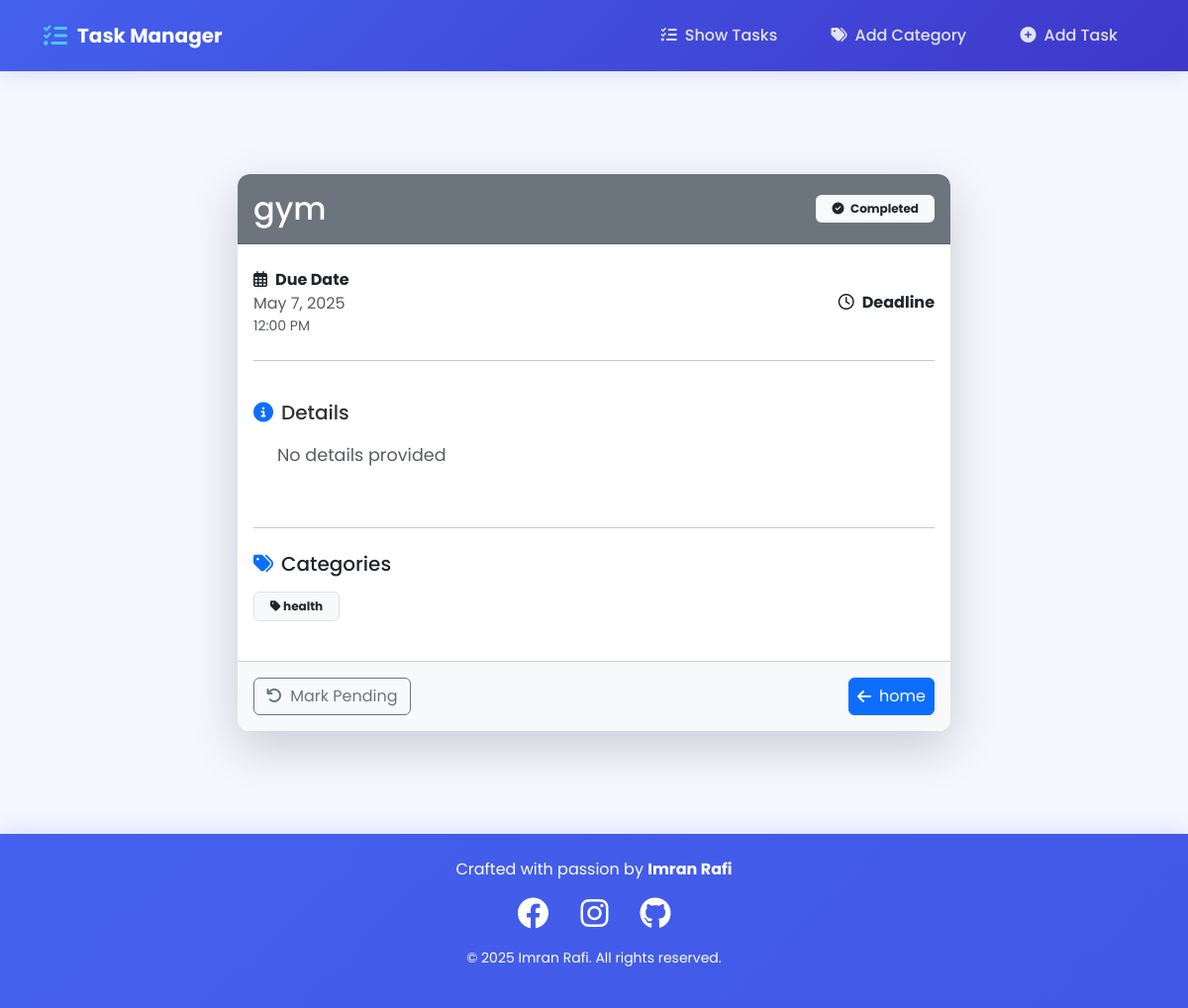
The app's page /add-task/task/1/, older data.
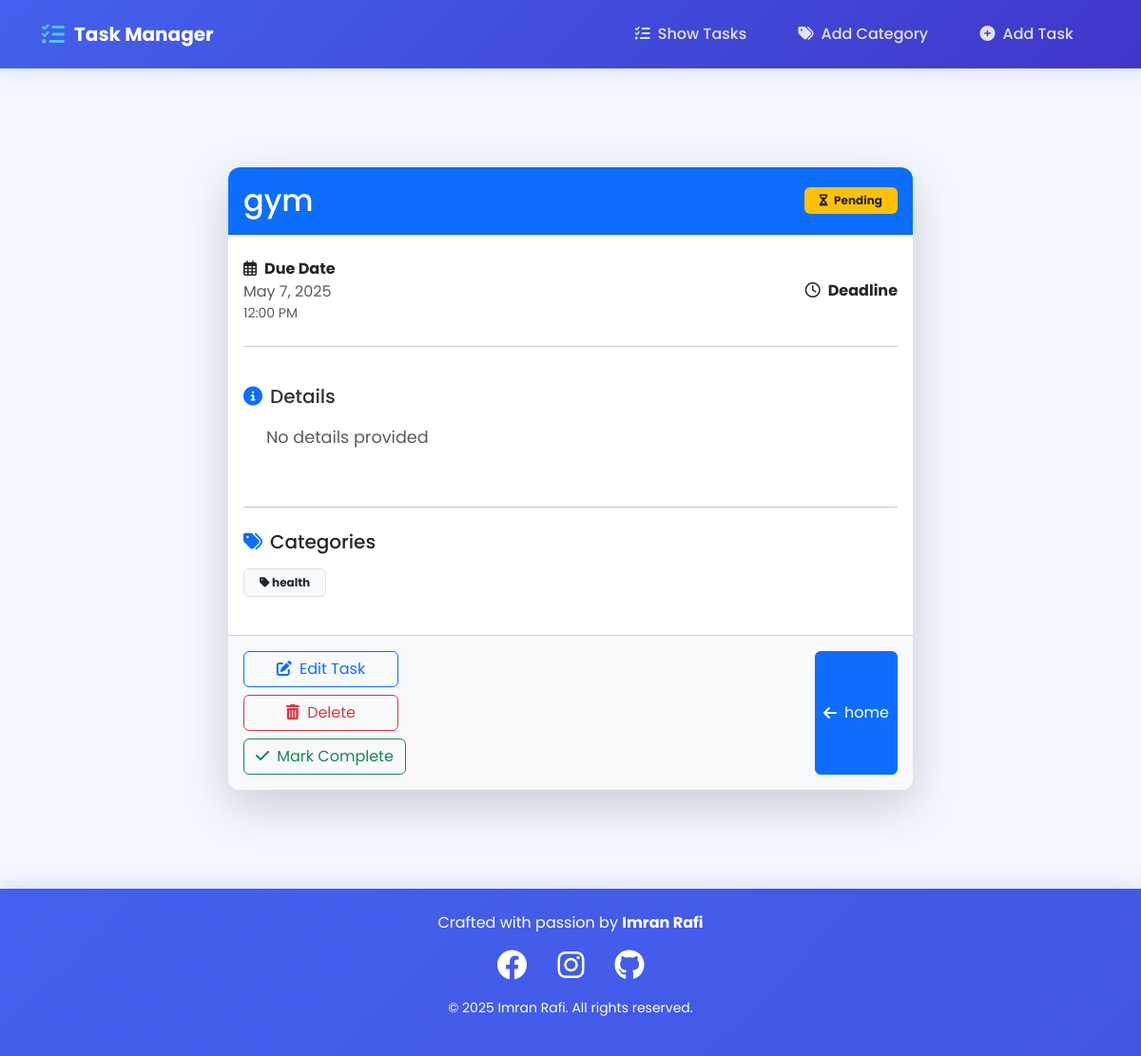
The same page, newer data.
### Add_task/models.py (models this page shows, shortened)
class Task(models.Model):
    title = models.CharField(max_length=100)
    details = models.TextField(blank=True)
    due_date = models.DateField()
    due_time = models.TimeField()
    is_completed = models.BooleanField(default=False)
    category = models.ManyToManyField(Category)

### Add_task/views.py (the view)
# urls.py: path('task/<int:task_id>/', views.task_details, name='task_details'),
def task_details(request, task_id):
    task = get_object_or_404(Task, id=task_id)
    return render(request, 'task_details.html', {'task': task})

### Add_task/templates/task_details.html (shortened to what the changed rows need)
{% extends 'base.html' %}
{% block content %}
<div class="container my-5">
    <div class="row justify-content-center">
        <div class="col-lg-8">
            <div class="card border-0 shadow-lg">
                <div class="card-header {% if task.is_completed %}bg-secondary{% else %}bg-primary{% endif %} text-white py-3">
                    <div class="d-flex justify-content-between align-items-center">
                        <h1 class="h2 mb-0">{{ task.title }}</h1>
                        <span class="badge {% if task.is_completed %}bg-light text-dark{% else %}bg-warning text-dark{% endif %} py-2 px-3">
                            {% if task.is_completed %}
                                <i class="fas fa-check-circle me-1"></i> Completed
                            {% else %}
                                <i class="fas fa-hourglass-half me-1"></i> Pending
                            {% endif %}
                        </span>
                    </div>
                </div>
                <div class="card-footer bg-light py-3">
                    <div class="d-flex justify-content-between">
                        <div class="d-grid gap-2">
                            {% if not task.is_completed %}
                                <a href="{% url 'edit_task' task.id %}" class="btn btn-outline-primary me-2">
                                    <i class="fas fa-edit me-1"></i> Edit Task
                                </a>
                                <a href="{% url 'delete_task' task.id %}" class="btn btn-outline-danger me-2">
                                    <i class="fas fa-trash-alt me-1"></i> Delete
                                </a>
                            {% endif %}
                            <form method="post" action="{% url 'complete_task' task.id %}" class="d-inline">
                                <button type="submit" class="btn {% if task.is_completed %}btn-outline-secondary{% else %}btn-outline-success{% endif %}">
                                    <i class="fas {% if task.is_completed %}fa-undo{% else %}fa-check{% endif %} me-1"></i>
                                    {% if task.is_completed %}Mark Pending{% else %}Mark Complete{% endif %}
                                </button>
                            </form>
                        </div>
                    </div>
                </div>
            </div>
        </div>
    </div>
</div>
{% endblock %}

Row changes from the older to the newer data that the page shows:
changed Task "gym": is_completed True → False (drawn)
Text that changed along with them:
text no longer shown: "Completed Mark Pending"
text now shown: "Pending Edit Task Delete Mark Complete"
